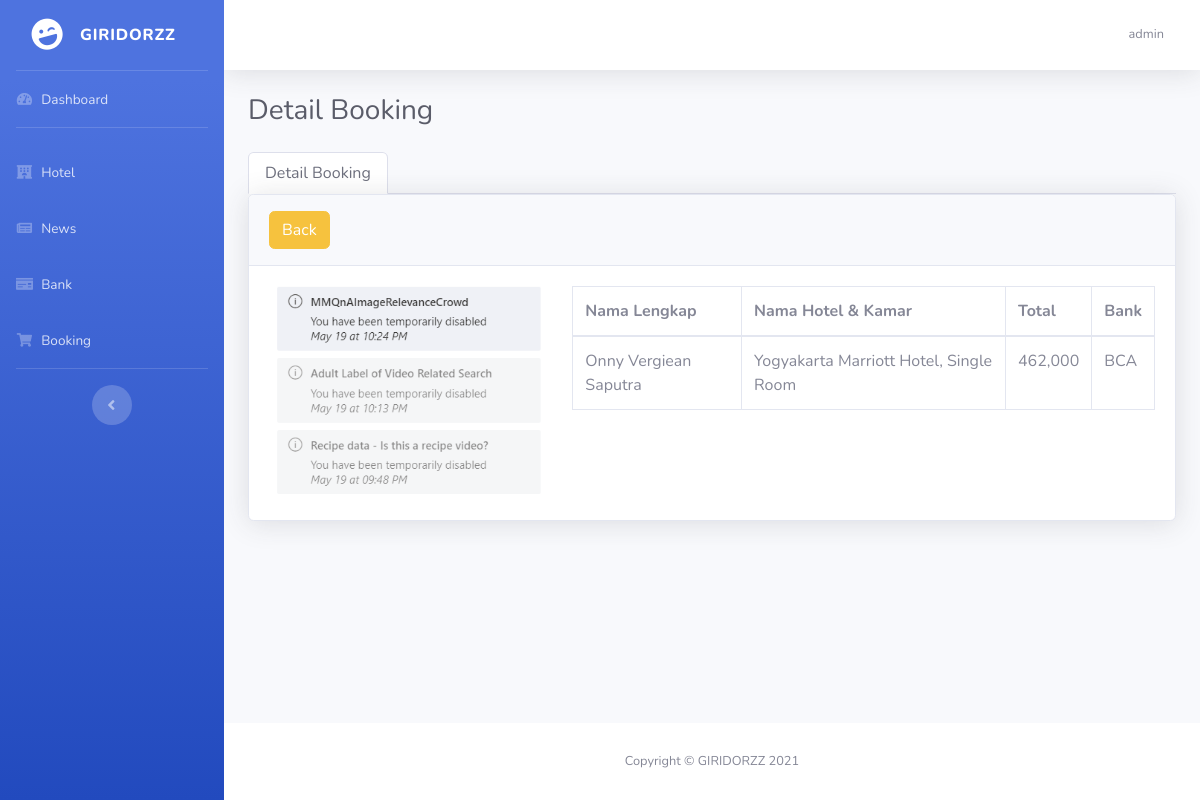
Screenshot of /admin/hotel/booking/show_detail_booking.php?id=11 with the database file from the repository.
### tables this page shows
CREATE TABLE `sb_user` (
  `username` varchar(100) NOT NULL,
  `email` varchar(100) NOT NULL,
  `password` varchar(100) NOT NULL
);

CREATE TABLE `transaksi` (
  `idTransaksi` int(11) NOT NULL,
  `idUser` int(11) DEFAULT NULL,
  `idHotel` int(11) DEFAULT NULL,
  `idKamar` int(11) DEFAULT NULL,
  `tglCheckin` date NOT NULL,
  `namaLengkap` varchar(225) NOT NULL,
  `email` varchar(255) NOT NULL,
  `noTelp` int(14) NOT NULL,
  `tglCheckout` date NOT NULL,
  `namaBank` varchar(100) NOT NULL,
  `status` varchar(225) NOT NULL,
  `invoice` int(12) NOT NULL,
  `totalHarga` float NOT NULL,
  `buktiTransfer` varchar(255) NOT NULL
);

CREATE TABLE `hotel` (
  `idHotel` int(11) NOT NULL,
  `namaHotel` varchar(255) NOT NULL,
  `kotaHotel` varchar(255) NOT NULL,
  `deskripsiHotel` text NOT NULL,
  `ratingHotel` varchar(30) NOT NULL
);

CREATE TABLE `kamar` (
  `idKamar` int(11) NOT NULL,
  `hotelId` int(11) DEFAULT NULL,
  `tipeKamar` varchar(255) NOT NULL,
  `deskripsiKamar` text NOT NULL,
  `hargaKamar` int(11) NOT NULL,
  `jumlahKamar` int(11) NOT NULL
);

### admin/hotel/booking/tables_detail_booking.php (the view, shortened to what this page needs)
<?php
require '../../db_conn.php';
$idTransaksi = $_GET['id'];
$result = mysqli_query($conn, "SELECT transaksi.*,hotel.namaHotel,kamar.tipeKamar FROM transaksi JOIN hotel on transaksi.idHotel = hotel.idHotel JOIN kamar ON transaksi.idKamar = kamar.idKamar WHERE transaksi.idTransaksi = $idTransaksi") or die(mysqli_error($conn));
while ($data = mysqli_fetch_array($result)) {
?>
  <div class="tab-pane fade show active" id="show-item" role="tabpanel" aria-labelledby="home-tab">
    <div class="card shadow mb-4">
      <div class="card-header py-3">
        <a href="booking.php" class="btn btn-warning">Back</a>
      </div>
      <div class="card-body">
        <div class="row">
          <div class="col-md-4">
            <img src="../../../Assets/Images/booking/<?= $data['buktiTransfer'] ?>" alt="buktiTransfer" style="width: 100%; display: block;">
          </div>
          <div class="col-md-8">
            <div class="table-responsive">
              <table class="table table-bordered" id="dataTable" width="100%" cellspacing="0">
                <thead>
                  <tr>
                    <th>Nama Lengkap</th>
                    <th>Nama Hotel & Kamar</th>
                    <th>Total</th>
                    <th>Bank</th>
                  </tr>
                </thead>
                <tbody>
                  <tr>
                    <td><?= $data["namaLengkap"] ?></td>
                    <td><?= $data['namaHotel'] ?>, <?= $data['tipeKamar'] ?></td>
                    <td><?= number_format($data["totalHarga"]) ?></td>
                    <td><?= $data["namaBank"] ?></td>
                  </tr>
                </tbody>
              </table>
            </div>
          </div>
        </div>
      </div>
    <?php } ?>
    </div>
  </div>

### admin/hotel/booking/header.php (shortened to what this page needs)
<?php
require '../../db_conn.php';
$admin = $conn->query("SELECT username from sb_user");
while ($username = mysqli_fetch_array($admin)) {
  $result =  $username["username"];
}
?>
<!DOCTYPE html>
<html lang="en">
<head>
  <link href="../../vendor/fontawesome-free/css/all.min.css" rel="stylesheet" type="text/css">
  <link href="../../css/sb-admin-2.min.css" rel="stylesheet">
</head>
<body id="page-top">
  <div id="wrapper">
    <ul class="navbar-nav bg-gradient-primary sidebar sidebar-dark accordion" id="accordionSidebar">
      <a class="sidebar-brand d-flex align-items-center justify-content-center" href="#">
        <div class="sidebar-brand-icon rotate-n-15">
          <i class="fas fa-laugh-wink"></i>
        </div>
        <div class="sidebar-brand-text mx-3">GIRIDORZZ</div>
      </a>
      <hr class="sidebar-divider my-0">
      <li class="nav-item">
        <a class="nav-link" href="index.html">
          <i class="fas fa-fw fa-tachometer-alt"></i>
          <span>Dashboard</span></a>
      </li>
      <hr class="sidebar-divider">
      <li class="nav-item">
        <a class="nav-link collapsed" href="../hotel.php">
          <i class=" fas fa-fw fa-hotel"></i>
          <span>Hotel</span>
        </a>
      </li>
      <li class="nav-item">
        <a class="nav-link collapsed" href="../news/news.php">
          <i class=" fas fa-fw fa-newspaper"></i>
          <span>News</span>
        </a>
      </li>
      <li class="nav-item">
        <a class="nav-link collapsed" href="../bank/bank.php">
          <i class=" fas fa-fw fa-money-check"></i>
          <span>Bank</span>
        </a>
      </li>
      <li class="nav-item">
        <a class="nav-link collapsed" href="booking.php">
          <i class=" fas fa-fw fa-shopping-cart"></i>
          <span>Booking</span>
        </a>
      </li>
      <hr class="sidebar-divider d-none d-md-block">
      <div class="text-center d-none d-md-inline">
        <button class="rounded-circle border-0" id="sidebarToggle"></button>
      </div>
    </ul>
    <div id="content-wrapper" class="d-flex flex-column">
      <div id="content">
        <nav class="navbar navbar-expand navbar-light bg-white topbar mb-4 static-top shadow">
          <ul class="navbar-nav ml-auto">
            <li class="nav-item dropdown no-arrow">
              <a class="nav-link dropdown-toggle" href="#" id="userDropdown" role="button" data-toggle="dropdown" aria-haspopup="true" aria-expanded="false">
                <span class="mr-2 d-none d-lg-inline text-gray-600 small"><?= $result ?></span>
              </a>
            </li>
          </ul>
        </nav>

### rows the page displays
sb_user: username "admin"
transaksi: buktiTransfer (picture), namaLengkap "Onny Vergiean Saputra", idHotel.namaHotel "Yogyakarta Marriott Hotel", idKamar.tipeKamar "Single Room", totalHarga "462,000", namaBank "BCA"
